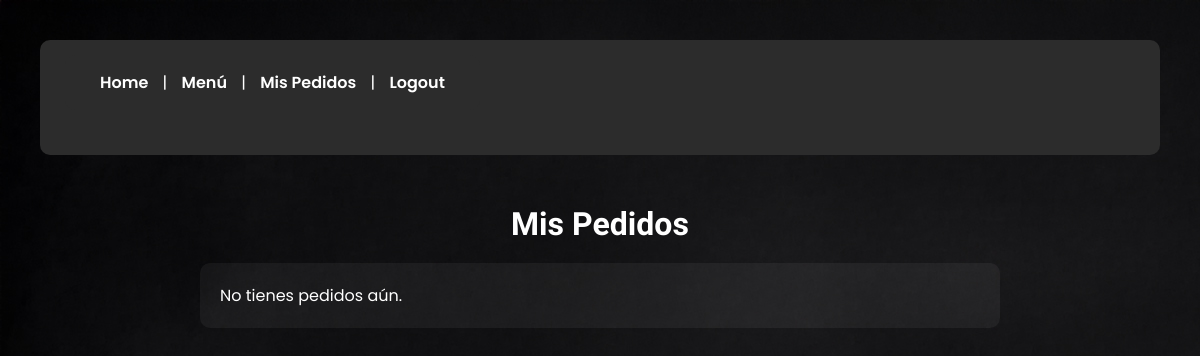
/mis-pedidos/ (signed in), run on an earlier commit of the app's database.
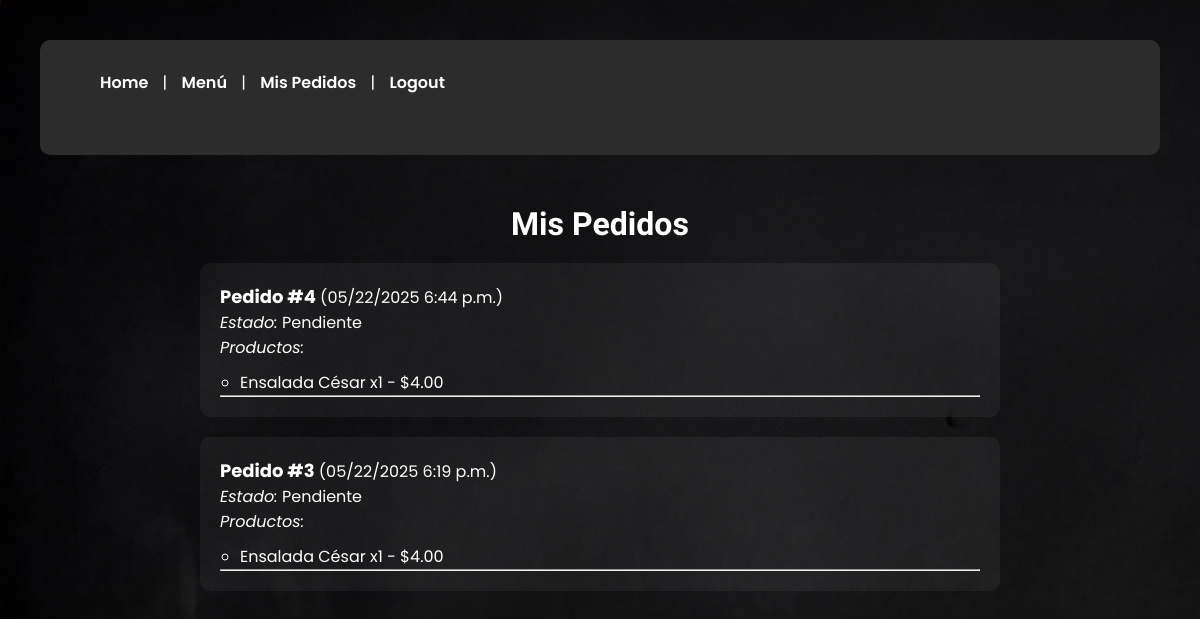
And on a later commit of the database.
### orders/models.py (models this page shows, shortened)
class Order(models.Model):
    from django.conf import settings
    STATUS_CHOICES = [
        ('P', 'Pendiente'),
        ('E', 'Entregado'),
    ]
    customer_name = models.CharField(max_length=100)
    phone = models.CharField(max_length=20)
    address = models.CharField(max_length=200)
    status = models.CharField(max_length=1, choices=STATUS_CHOICES, default='P')
    created_at = models.DateTimeField(auto_now_add=True)
    user    = models.ForeignKey(
        settings.AUTH_USER_MODEL,
        on_delete=models.CASCADE,
        related_name='orders',
        null=True,
        blank=True,
    )

class OrderItem(models.Model):
    order = models.ForeignKey(Order, related_name='items', on_delete=models.CASCADE)
    dish = models.ForeignKey(Dish, on_delete=models.CASCADE)
    quantity = models.PositiveIntegerField()
    unit_price = models.DecimalField(max_digits=8, decimal_places=2)

class Dish(models.Model):
    name        = models.CharField("Nombre", max_length=100)
    category    = models.CharField("Categoría", max_length=50, blank=True)
    description = models.TextField("Descripción", blank=True)
    price       = models.DecimalField("Precio", max_digits=8, decimal_places=2)
    image_url   = models.URLField("URL Imagen", blank=True)

### orders/views.py (the view)
# urls.py: path('mis-pedidos/', mis_pedidos,         name='mis_pedidos'),
@login_required
def mis_pedidos(request):
    pedidos = request.user.orders.all().order_by('-created_at')
    return render(request, 'orders/mis_pedidos.html', {'pedidos': pedidos})

### orders/templates/orders/mis_pedidos.html (shortened to what this page needs)
{% extends 'orders/base.html' %}
{% block content %}
<h2>Mis Pedidos</h2>
<ul class="pedidos-lista">
  {% for pedido in pedidos %}
    <li>
      <strong>Pedido #{{ pedido.id }}</strong> ({{ pedido.created_at|date:'SHORT_DATETIME_FORMAT' }})<br>
      <em>Estado:</em> {{ pedido.get_status_display }}<br>
      <em>Productos:</em>
      <ul>
        {% for item in pedido.items.all %}
          <li>{{ item.dish.name }} x{{ item.quantity }} - ${{ item.unit_price }}</li>
        {% endfor %}
      </ul>
      <hr>
    </li>
  {% empty %}
    <li>No tienes pedidos aún.</li>
  {% endfor %}
</ul>
{% endblock %}

### orders/templates/orders/base.html (shortened to what this page needs)
{% load static %}
<!DOCTYPE html>
<html lang="es">
<head>
  <link rel="stylesheet" href="{% static 'orders/css/stylegeneral.css' %}">
  <link rel="stylesheet" href="{% static 'orders/css/style-login.css' %}">
</head>
<body>
  <header>
    <nav>
      <a href="{% url 'home' %}">Home</a> |
      <a href="{% url 'menu' %}">Menú</a> |
      {% if user.is_authenticated %}
        <a href="{% url 'mis_pedidos' %}">Mis Pedidos</a> |
        <a href="{% url 'logout' %}">Logout</a>
      {% else %}
        <a href="{% url 'login' %}">Login</a> |
        <a href="{% url 'register' %}">Registro</a>
      {% endif %}
    </nav>
  </header>
  <main>
    {% block content %}{% endblock %}
  </main>
</body>
</html>

### orders/static/orders/css/stylegeneral.css (style rules this page uses)
* { color: white; margin: 0; padding: 0; box-sizing: border-box; }
body { background-image: url('../images/fondo4.jpg'); color: var(--primary-color); text-align: center; }
header { display: flex; justify-content: space-between; align-items: center; padding: 20px 50px; width: 100%; top: 0; left: 0; }

### orders/static/orders/css/style-login.css (style rules this page uses)
:root { --color-fondo: #1e1e1e; --color-texto: #ffffff; --color-acento: #ffd821; --color-secundario: #2c2c2c; --fuente-principal: 'Fira Sans Condensed', sans-serif; --fuente-secundaria: 'Poppins', sans-serif; }
* { margin: 0; padding: 0; box-sizing: border-box; font-family: var(--fuente-secundaria); color: var(--color-texto); }
body { background-color: var(--color-fondo); padding: 40px; }
header, nav { background-color: var(--color-secundario); padding: 15px 25px; border-radius: 10px; margin-bottom: 30px; text-align: center; }
nav a { color: var(--color-texto); text-decoration: none; margin: 0 10px; font-weight: 600; }
h2 { text-align: center; font-size: 32px; margin-bottom: 20px; font-family: var(--fuente-principal); }
main { max-width: 1100px; margin: 0 auto; padding: 20px; }
ul.pedidos-lista { max-width: 800px; margin: auto; text-align: left; list-style: none; padding: 0; }
ul.pedidos-lista > li { background-color: rgba(255, 255, 255, 0.05); padding: 20px; border-radius: 10px; margin-bottom: 20px; }
ul.pedidos-lista > li strong { font-size: 18px; }
ul.pedidos-lista ul { margin-top: 10px; padding-left: 20px; }

What changed in the data, as far as the page shows it:
added Order: id "4", created_at "05/22/2025 6:44 p.m.", status "Pendiente"
added OrderItem: dish.name "Ensalada César", quantity "1", unit_price "4.00", shown under "4"
added Order: id "3", created_at "05/22/2025 6:19 p.m.", status "Pendiente"
added OrderItem: dish.name "Ensalada César", quantity "1", unit_price "4.00", shown under "3"
Also different on the page:
text no longer shown: "No tienes pedidos aún."
